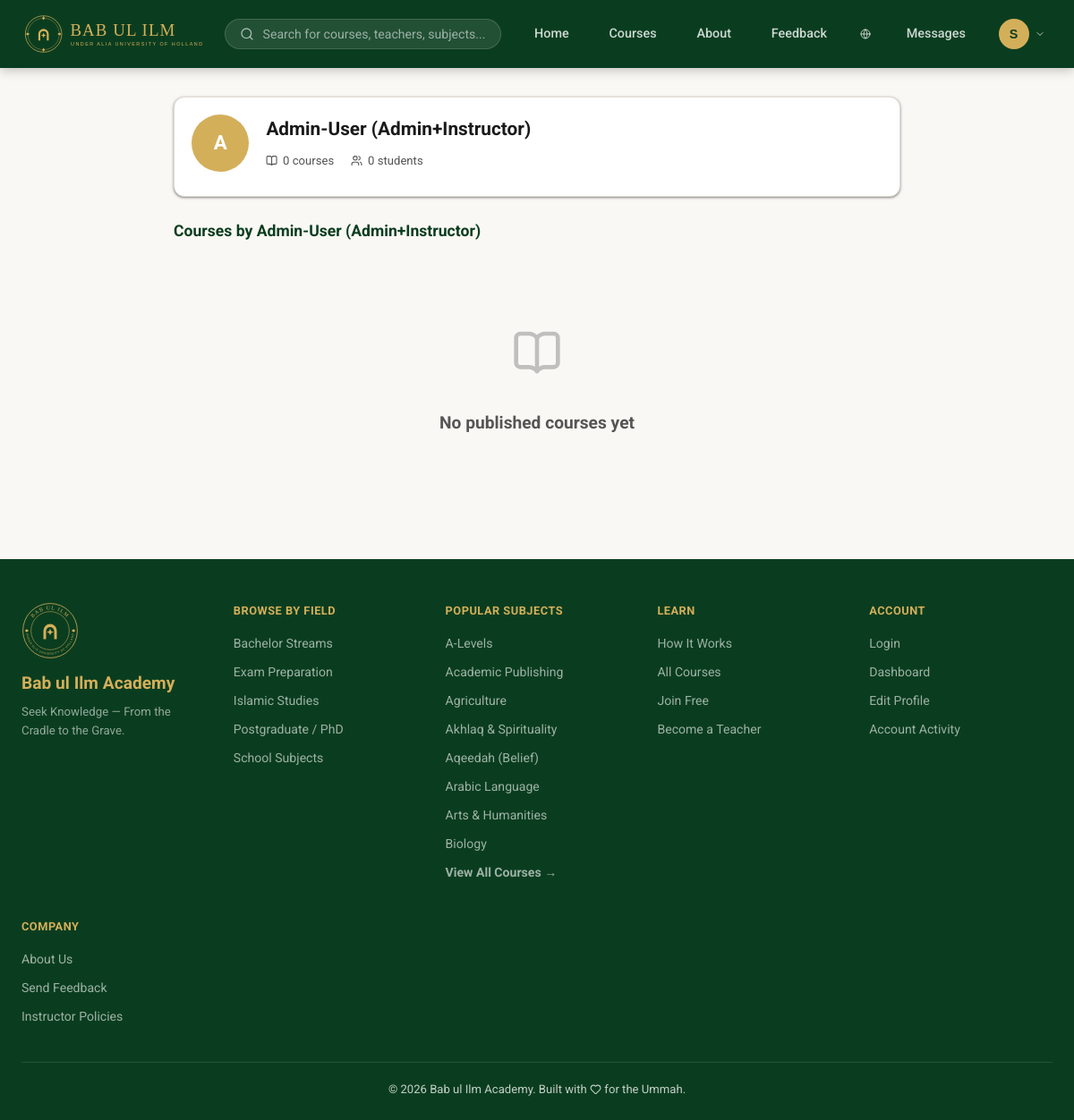
The app's page /profile.php?id=2 (signed in) with its own data.
### tables this page shows
CREATE TABLE IF NOT EXISTS users (
    id           INT UNSIGNED AUTO_INCREMENT PRIMARY KEY,
    name         VARCHAR(100) NOT NULL,
    email        VARCHAR(150) NOT NULL UNIQUE,
    password     VARCHAR(255) NOT NULL,
    role         ENUM('student','teacher','parent','institution','admin','customer_service') DEFAULT 'student',
     
     
     
     
     
     
     
    teacher_status ENUM('none','pending','approved','rejected') NOT NULL DEFAULT 'none',  
    instructor_policies_agreed_at DATETIME NULL,  
    gender       ENUM('male','female','unspecified') DEFAULT 'unspecified',
    date_of_birth DATE NULL,
    education_level VARCHAR(50) NULL,        
    preferred_language VARCHAR(50) NULL,     
    ui_locale    ENUM('en','ur','fa','ar') NOT NULL DEFAULT 'en',  
    organization_name VARCHAR(200) NULL,     
    phone        VARCHAR(30),
    phone_verified TINYINT(1) DEFAULT 0,
    country      VARCHAR(100),
    bio          TEXT,
    qualification TEXT,               
    headline     VARCHAR(150) NULL,   
    avatar       VARCHAR(300),
    is_approved  TINYINT(1) DEFAULT 1,   
    is_verified  TINYINT(1) DEFAULT 0,
    verification_token   VARCHAR(64) NULL,
    verification_expires  DATETIME NULL,
    created_at   TIMESTAMP DEFAULT CURRENT_TIMESTAMP,
    INDEX idx_email (email),
    INDEX idx_role (role)
);

CREATE TABLE IF NOT EXISTS fields_of_study (
    id   INT UNSIGNED AUTO_INCREMENT PRIMARY KEY,
    name VARCHAR(100) NOT NULL,
    icon VARCHAR(30)
);

CREATE TABLE IF NOT EXISTS subjects (
    id                INT UNSIGNED AUTO_INCREMENT PRIMARY KEY,
    field_of_study_id INT UNSIGNED NULL,
    name              VARCHAR(100) NOT NULL,
    icon              VARCHAR(30),
    FOREIGN KEY (field_of_study_id) REFERENCES fields_of_study(id) ON DELETE SET NULL
);

### profile.php (the view, shortened to what this page needs)
<?php
require_once __DIR__ . '/db.php';
$user = auth();
$id = (int) ($_GET['id'] ?? 0);
$stmt = $pdo->prepare('SELECT * FROM users WHERE id = ?');
$stmt->execute([$id]);
$profile = $stmt->fetch();
$isTeacher = isApprovedTeacher($profile);
$teacherStats = ['course_count' => 0, 'student_count' => 0];
$courses = [];
if ($isTeacher) {
    $statsStmt = $pdo->prepare(
        "SELECT COUNT(DISTINCT c.id) AS course_count, COUNT(DISTINCT e.student_id) AS student_count
         FROM courses c LEFT JOIN enrollments e ON e.course_id = c.id
         WHERE c.teacher_id = ? AND c.is_published = 1 AND c.moderation_status = 'approved'"
    );
    $statsStmt->execute([$id]);
    $teacherStats = $statsStmt->fetch();
    $coursesStmt = $pdo->prepare(
        "SELECT c.*, COALESCE(u.display_name, u.name) AS teacher_name, s.name AS subject_name, s.icon AS subject_icon,
                (SELECT COUNT(*) FROM enrollments e WHERE e.course_id = c.id) AS student_count,
                (SELECT COUNT(*) FROM lessons l WHERE l.course_id = c.id) AS lesson_count,
                (SELECT COALESCE(SUM(duration_minutes),0) FROM lessons l WHERE l.course_id = c.id) AS total_minutes,
                (SELECT COUNT(*) FROM course_reviews r WHERE r.course_id = c.id) AS review_count,
                (SELECT COALESCE(AVG(rating),0) FROM course_reviews r WHERE r.course_id = c.id) AS avg_rating
         FROM courses c JOIN users u ON u.id = c.teacher_id LEFT JOIN subjects s ON s.id = c.subject_id
         WHERE c.teacher_id = ? AND c.is_published = 1 AND c.moderation_status = 'approved'
         ORDER BY c.created_at DESC"
    );
    $coursesStmt->execute([$id]);
    $courses = $coursesStmt->fetchAll();
}
?>
<!DOCTYPE html>
<html lang="<?= currentLocale() ?>" dir="<?= isRtl(currentLocale()) ? 'rtl' : 'ltr' ?>">
<head>
<link rel="stylesheet" href="style.css">
</head>
<body>
<nav class="navbar">
    <a class="nav-brand" href="index.php"><img src="assets/lockup-gold.svg" alt="<?= e(SITE_NAME) ?>" class="nav-logo"></a>
    <form class="nav-search" action="courses.php" method="get">
        <i data-lucide="search" class="lucide-icon"></i>
        <input type="text" name="q" placeholder="<?= e(t('nav_search_placeholder')) ?>">
    </form>
    <div class="nav-links">
        <a href="index.php"><?= t('nav_home') ?></a>
        <a href="courses.php"><?= t('nav_courses') ?></a>
        <a href="about.php"><?= t('nav_about') ?></a>
        <a href="feedback.php"><?= t('nav_feedback') ?></a>
        <div class="nav-account">
            <button class="nav-account-trigger" type="button" onclick="toggleAccountMenu(event)" aria-label="<?= e(t('nav_language')) ?>">
                <i data-lucide="globe" class="lucide-icon"></i>
            </button>
        </div>
        <?php if ($user): ?>
            <a href="chat.php"><?= t('nav_messages') ?></a>
            <div class="nav-account">
                <button class="nav-account-trigger" type="button" onclick="toggleAccountMenu(event)" aria-label="Account menu">
                    <?= renderAvatar($user) ?>
                    <i data-lucide="chevron-down" class="lucide-icon"></i>
                </button>
            </div>
        <?php else: ?>
            <a href="login.php" class="nav-btn"><?= t('nav_login') ?></a>
        <?php endif; ?>
    </div>
</nav>
<div class="dashboard-wrap" style="max-width:860px">
    <div class="card" style="margin-bottom:1.5rem"><div class="card-body">
        <div class="instructor-card">
            <?= renderAvatar($profile, 'profile-avatar') ?>
            <div>
                <h1 style="font-size:1.3rem;margin-bottom:.1rem"><?= e(displayNameOf($profile)) ?></h1>
                <?php if ($isTeacher): ?>
                <div class="instructor-stats" style="margin-top:.5rem">
                    <span><i data-lucide="book-open" class="lucide-icon"></i> <?= (int) $teacherStats['course_count'] ?> course<?= $teacherStats['course_count'] == 1 ? '' : 's' ?></span>
                    <span><i data-lucide="users" class="lucide-icon"></i> <?= (int) $teacherStats['student_count'] ?> student<?= $teacherStats['student_count'] == 1 ? '' : 's' ?></span>
                </div>
                <?php endif; ?>
            </div>
        </div>
    </div></div>
    <?php if ($isTeacher): ?>
        <h3 style="font-size:1.1rem;margin-bottom:1rem;color:var(--green-deep)">Courses by <?= e(displayNameOf($profile)) ?></h3>
        <?php if (!$courses): ?>
            <div class="empty-state"><div class="icon"><i data-lucide="book-open" class="lucide-icon"></i></div><h3>No published courses yet</h3></div>
        <?php else: ?>
        <div class="grid-3">
            <?php foreach ($courses as $c): ?><?= renderCourseCard($c) ?><?php endforeach; ?>
        </div>
        <?php endif; ?>
    <?php endif; ?>
</div>
<?= renderFooter($pdo) ?>
</body>
</html>

### db.php (shortened to what this page needs)
<?php
function e(string $s): string {
    return htmlspecialchars($s, ENT_QUOTES, 'UTF-8');
}
function currentLocale(): string {
    $requested = $_GET['lang'] ?? null;
    $user = $_SESSION['user'] ?? null;
    if ($user && !empty($user['ui_locale']) && in_array($user['ui_locale'], SUPPORTED_LOCALES, true)) {
        return $user['ui_locale'];
    }
    return 'en';
}
function isRtl(string $locale): bool {
    return in_array($locale, ['ur', 'fa', 'ar'], true);
}
function t(string $key, array $vars = []): string {
    static $cache = [];
    $locale = currentLocale();
    if (!isset($cache[$locale])) {
        $path = __DIR__ . '/lang/' . $locale . '.php';
        $cache[$locale] = is_file($path) ? require $path : [];
    }
    $str = $cache[$locale][$key] ?? $cache['en'][$key] ?? $key;
    return $str;
}
function auth(): ?array {
    $lastActivity = $_SESSION['last_activity'] ?? time();
    return $_SESSION['user'];
}
function isApprovedTeacher(array $user): bool {
    return ($user['teacher_status'] ?? 'none') === 'approved';
}
    ?>
    <?php
function properCaseName(string $name): string {
    return mb_convert_case(trim($name), MB_CASE_TITLE, 'UTF-8');
}
function displayNameOf(?array $user): string {
    $name = ($user['display_name'] ?? '') ?: ($user['name'] ?? '?');
    return $name === '?' ? $name : properCaseName($name);
}
function renderAvatar(?array $user, string $class = 'nav-avatar'): string {
    $name = displayNameOf($user);
    return '<span class="' . e($class) . '">' . e(mb_substr($name, 0, 1)) . '</span>';
}
    ?>
    <?php
function renderFooter(PDO $pdo): string {
    $fields = $pdo->query('SELECT * FROM fields_of_study ORDER BY name')->fetchAll();
    $popularSubjects = $pdo->query(
        "SELECT s.*, (SELECT COUNT(*) FROM enrollments e JOIN courses c ON c.id = e.course_id WHERE c.subject_id = s.id) AS enrollment_count
         FROM subjects s ORDER BY enrollment_count DESC, s.name ASC LIMIT 8"
    )->fetchAll();
    ?>
    <footer>
        <div class="footer-grid">
            <div>
                <img src="assets/seal-curved-gold.svg" alt="<?= e(SITE_NAME) ?>" class="footer-seal">
                <div class="footer-brand"><?= e(SITE_NAME) ?></div>
                <p>Seek Knowledge — From the Cradle to the Grave.</p>
            </div>
            <div>
                <div class="footer-heading">Browse by Field</div>
                <ul class="footer-links">
                    <?php foreach ($fields as $f): ?>
                        <li><a href="courses.php?field=<?= (int) $f['id'] ?>"><?= e($f['name']) ?></a></li>
                    <?php endforeach; ?>
                </ul>
            </div>
            <div>
                <div class="footer-heading">Popular Subjects</div>
                <ul class="footer-links">
                    <?php foreach ($popularSubjects as $s): ?>
                        <li><a href="courses.php?subject=<?= (int) $s['id'] ?>"><?= e($s['name']) ?></a></li>
                    <?php endforeach; ?>
                    <li><a href="courses.php"><strong>View All Courses →</strong></a></li>
                </ul>
            </div>
            <div>
                <div class="footer-heading">Learn</div>
                <ul class="footer-links">
                    <li><a href="getting-started.php">How It Works</a></li>
                    <li><a href="courses.php">All Courses</a></li>
                    <li><a href="register.php">Join Free</a></li>
                    <li><a href="<?= auth() ? 'become-instructor.php' : 'register.php' ?>">Become a Teacher</a></li>
                </ul>
            </div>
            <div>
                <div class="footer-heading">Account</div>
                <ul class="footer-links">
                    <li><a href="login.php">Login</a></li>
                    <li><a href="dashboard.php">Dashboard</a></li>
                    <li><a href="edit-profile.php">Edit Profile</a></li>
                    <li><a href="activity-log.php">Account Activity</a></li>
                </ul>
            </div>
            <div>
                <div class="footer-heading">Company</div>
                <ul class="footer-links">
                    <li><a href="about.php">About Us</a></li>
                    <li><a href="feedback.php">Send Feedback</a></li>
                    <li><a href="instructor-policies.php">Instructor Policies</a></li>
                </ul>
            </div>
        </div>
        <div class="footer-bottom">&copy; <?= date('Y') ?> <?= e(SITE_NAME) ?>. Built with <i data-lucide="heart" class="lucide-icon"></i> for the Ummah.</div>
    </footer>
    <?php
    return ob_get_clean();
}
    ?>

### records on screen
users: q "Search for courses, teachers, subjects...", ui_locale "Home", ui_locale "Courses", ui_locale "About", ui_locale "Feedback", ui_locale "Messages", display_name "S A", name "Admin-User (Admin+Instructor)"
fields_of_study: name "Bachelor Streams"
fields_of_study: name "Exam Preparation"
fields_of_study: name "Islamic Studies"
fields_of_study: name "Postgraduate / PhD"
fields_of_study: name "School Subjects"
subjects: name "A-Levels"
subjects: name "Academic Publishing"
subjects: name "Agriculture"
subjects: name "Akhlaq & Spirituality"
subjects: name "Aqeedah (Belief)"
subjects: name "Arabic Language"
subjects: name "Arts & Humanities"
subjects: name "Biology"

### other values on screen
$teacherStats['course_count'] "0"
$teacherStats['student_count'] "0"
SITE_NAME "Bab ul Ilm Academy"
